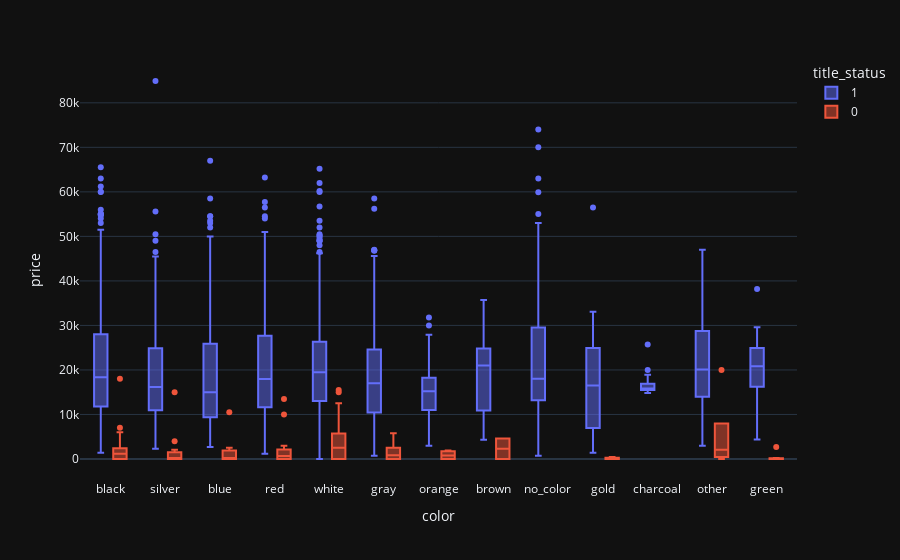

Notebook code cell kept with this figure:
### Code cell
fig = px.box(data, x = 'color', y ='price', template='plotly_dark' ,color = 'title_status')
fig.show()

### Figure 1 — Plotly figure (JSON) as saved in the notebook; plotly's stock layout.template omitted (floating-point values rounded to 4 significant figures; data arrays with more than 128 entries replaced by an {"elided": "..."} marker saying what was removed)
{"data": [{"alignmentgroup": "True", "hovertemplate": "title_status=1<br>color=%{x}<br>price=%{y}<extra></extra>", "legendgroup": "1", "marker": {"color": "#636efa"}, "name": "1", "notched": false, "offsetgroup": "1", "orientation": "v", "showlegend": true, "type": "box", "x": {"elided": "2335 str values"}, "x0": " ", "xaxis": "x", "y": {"elided": "2335 int values"}, "y0": " ", "yaxis": "y"}, {"alignmentgroup": "True", "hovertemplate": "title_status=0<br>color=%{x}<br>price=%{y}<extra></extra>", "legendgroup": "0", "marker": {"color": "#EF553B"}, "name": "0", "notched": false, "offsetgroup": "0", "orientation": "v", "showlegend": true, "type": "box", "x": {"elided": "160 str values"}, "x0": " ", "xaxis": "x", "y": {"elided": "160 int values"}, "y0": " ", "yaxis": "y"}], "layout": {"autosize": true, "boxmode": "group", "legend": {"title": {"text": "title_status"}, "tracegroupgap": 0}, "margin": {"t": 60}, "xaxis": {"anchor": "y", "autorange": true, "domain": [0, 1], "range": [-0.5336, 12.53], "title": {"text": "color"}, "type": "category"}, "yaxis": {"anchor": "x", "autorange": true, "domain": [0, 1], "range": [-4717.0, 89620.0], "title": {"text": "price"}, "type": "linear"}}}
